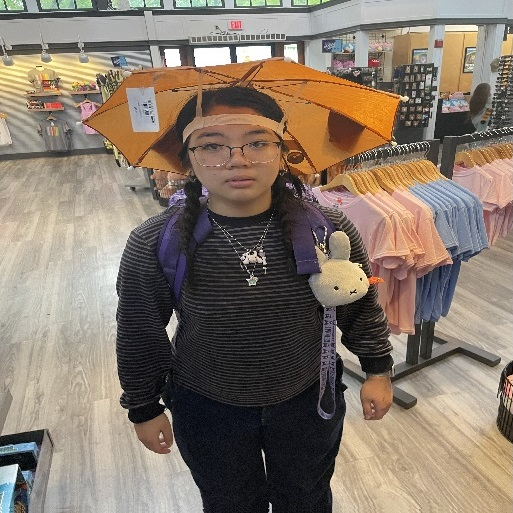
#> input picture Assignment_1_Image_Filtering/image.jpg, 513 x 513 px
$ python denoise_img_q3.py   (older library calls are emulated)
#> lines starting #> are read from the running program, lines starting #| are printed output that depends on the picture
import cv2
import numpy as np
import matplotlib.pyplot as plt

# Load the image
img = cv2.imread('image.jpg', 0)  # 0 flag loads the image in grayscale
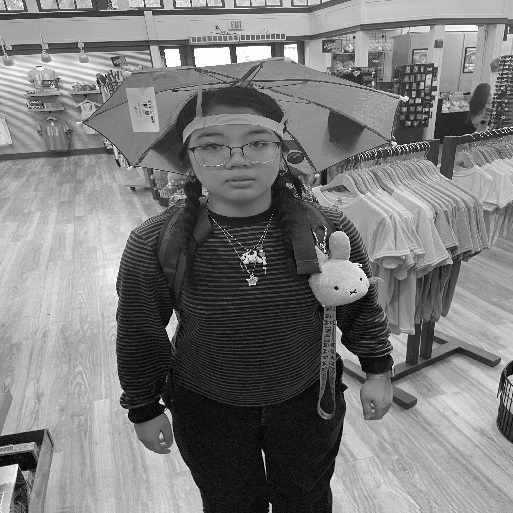
#> img: shape (513, 513); min 0, max 255, mean 122.9

height, width = img.shape
#> height = 513; width = 513
noise = np.random.randint(0, 256, (height, width), dtype=np.uint8)

# ---- NOISE ADDITION ----
# Blend the original image with noise
noisyImg = cv2.addWeighted(noise, 0.4, img, 0.6, 0)
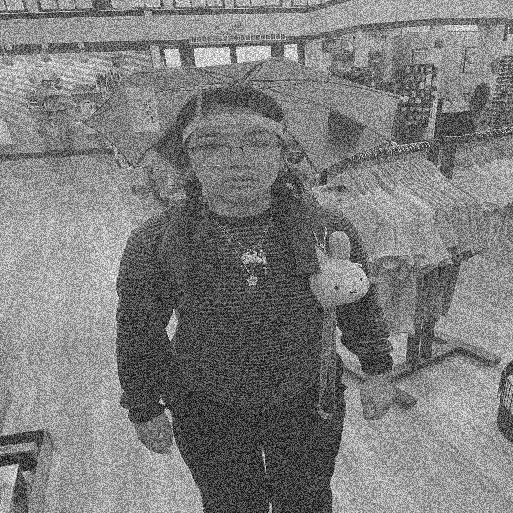
#> noisyImg: shape (513, 513); min 2, max 255, mean 124.7
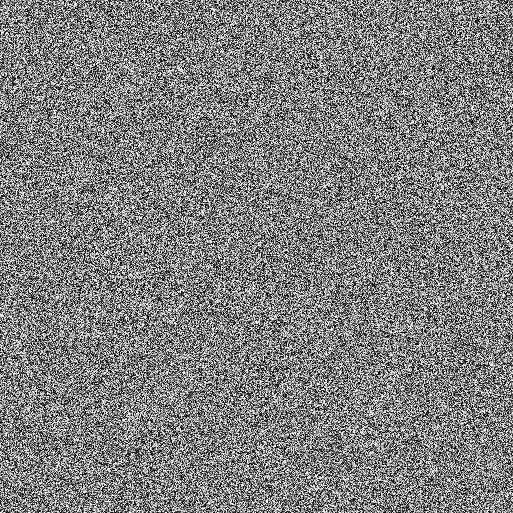
#> noise: shape (513, 513); min 0, max 255, mean 127.4

# ---- HIGH PASS FILTERING ----
# Apply a slight blur before high-pass filtering
blurred_noisyImg = cv2.GaussianBlur(noisyImg, (3, 3), 0)

# Laplacian (high-pass filter)
laplacian = cv2.Laplacian(blurred_noisyImg, cv2.CV_64F)
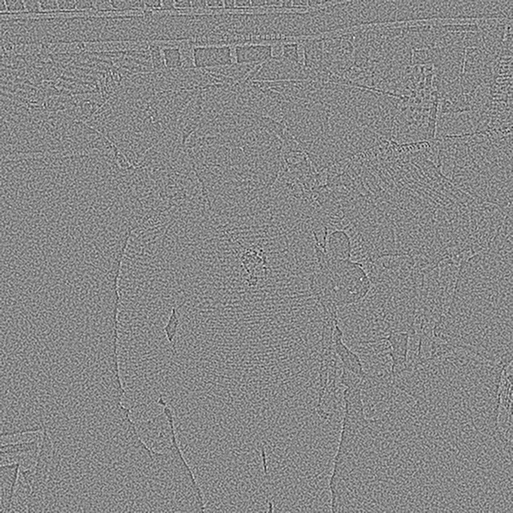
#> laplacian: shape (513, 513) float64; min -136, max 119, mean 0; drawn with min black and max white
highFreqNoise = cv2.convertScaleAbs(laplacian)
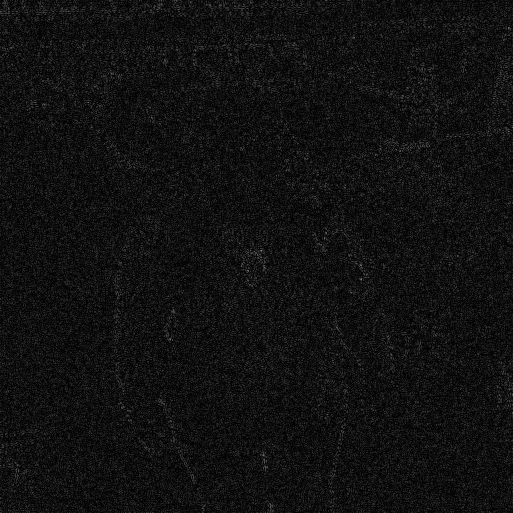
#> highFreqNoise: shape (513, 513); min 0, max 136, mean 16.9
amplifiedHighFreqNoise = cv2.addWeighted(highFreqNoise, 0.6, highFreqNoise, 0, 0)

# Subtract high-frequency noise
noisyHighFreqImg = cv2.subtract(noisyImg, amplifiedHighFreqNoise)

# The high frequency noise image will have a low mean and high variance
# as it emphasizes edges and rapid changes in intensity

# ---- DENOISING FILTERS ----
# Box filter (Mean filter) with a larger kernel
def apply_box_filter(image):
    kernel = np.ones((7, 7), np.float32) / 49
    return cv2.filter2D(image, -1, kernel)
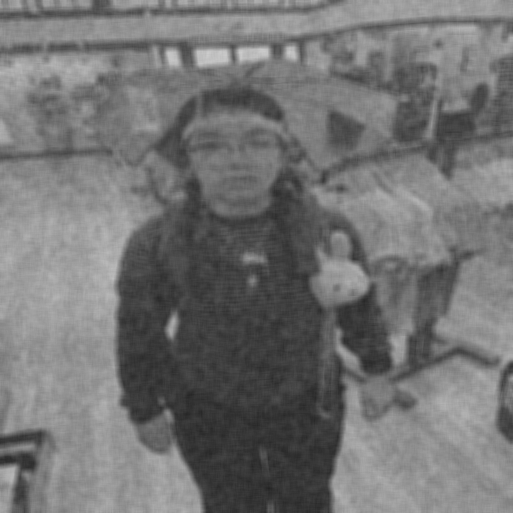
#> returned value: shape (513, 513); min 34, max 204, mean 114.6

# Gaussian filter with a larger kernel
def apply_gaussian_filter(image):
    return cv2.GaussianBlur(image, (7, 7), 2)

# Apply denoising filters
denoisedBox = apply_box_filter(noisyHighFreqImg)
denoisedGaussian = apply_gaussian_filter(noisyHighFreqImg)
openCvDenoise = cv2.fastNlMeansDenoising(noisyImg, 10, 17, 21)

# All denoising methods (Box, Gaussian, and Non-local Means) should reduce the variance compared to the noisy image,
# with the mean staying relatively close to the original image's mean

# ---- PLOTTING RESULTS ----
plt.figure(figsize=(10, 5))

plt.subplot(2, 3, 1)
plt.title('Original Image')
plt.imshow(img, cmap='gray')
plt.axis('off')

plt.subplot(2, 3, 2)
plt.title('Noisy Image')
plt.imshow(noisyImg, cmap='gray')
plt.axis('off')

plt.subplot(2, 3, 3)
plt.title('High Freq Noisy Image')
plt.imshow(noisyHighFreqImg, cmap='gray')
plt.axis('off')

plt.subplot(2, 3, 4)
plt.title('Denoised (Box Filter)')
plt.imshow(denoisedBox, cmap='gray')
plt.axis('off')

plt.subplot(2, 3, 5)
plt.title('Denoised (Gaussian Filter)')
plt.imshow(denoisedGaussian, cmap='gray')
plt.axis('off')

plt.subplot(2, 3, 6)
plt.title('OpenCv Nonlocal Means Denoising')
plt.imshow(openCvDenoise, cmap='gray')
plt.axis('off')

plt.tight_layout()
plt.show()
